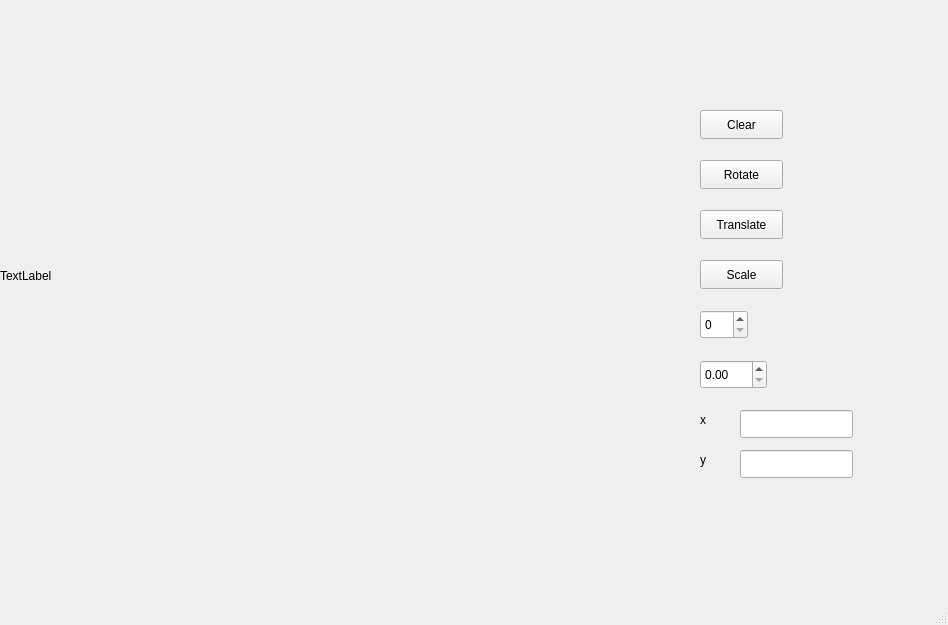
<?xml version="1.0" encoding="UTF-8"?>
<ui version="4.0">
 <class>MainWindow</class>
 <widget class="QMainWindow" name="MainWindow">
  <property name="geometry">
   <rect>
    <x>0</x>
    <y>0</y>
    <width>948</width>
    <height>625</height>
   </rect>
  </property>
  <property name="windowTitle">
   <string>MainWindow</string>
  </property>
  <widget class="QWidget" name="centralwidget">
   <widget class="QLabel" name="label">
    <property name="geometry">
     <rect>
      <x>0</x>
      <y>0</y>
      <width>571</width>
      <height>551</height>
     </rect>
    </property>
    <property name="text">
     <string>TextLabel</string>
    </property>
   </widget>
   <widget class="QPushButton" name="pushButton">
    <property name="geometry">
     <rect>
      <x>700</x>
      <y>110</y>
      <width>83</width>
      <height>29</height>
     </rect>
    </property>
    <property name="text">
     <string>Clear</string>
    </property>
   </widget>
   <widget class="QPushButton" name="pushButton_2">
    <property name="geometry">
     <rect>
      <x>700</x>
      <y>160</y>
      <width>83</width>
      <height>29</height>
     </rect>
    </property>
    <property name="text">
     <string>Rotate</string>
    </property>
   </widget>
   <widget class="QPushButton" name="pushButton_3">
    <property name="geometry">
     <rect>
      <x>700</x>
      <y>210</y>
      <width>83</width>
      <height>29</height>
     </rect>
    </property>
    <property name="text">
     <string>Translate</string>
    </property>
   </widget>
   <widget class="QPushButton" name="pushButton_4">
    <property name="geometry">
     <rect>
      <x>700</x>
      <y>260</y>
      <width>83</width>
      <height>29</height>
     </rect>
    </property>
    <property name="text">
     <string>Scale</string>
    </property>
   </widget>
   <widget class="QSpinBox" name="spinBox">
    <property name="geometry">
     <rect>
      <x>700</x>
      <y>310</y>
      <width>48</width>
      <height>29</height>
     </rect>
    </property>
   </widget>
   <widget class="QDoubleSpinBox" name="doubleSpinBox">
    <property name="geometry">
     <rect>
      <x>700</x>
      <y>360</y>
      <width>67</width>
      <height>29</height>
     </rect>
    </property>
   </widget>
   <widget class="QLineEdit" name="lineEdit">
    <property name="geometry">
     <rect>
      <x>740</x>
      <y>410</y>
      <width>113</width>
      <height>28</height>
     </rect>
    </property>
   </widget>
   <widget class="QLineEdit" name="lineEdit_2">
    <property name="geometry">
     <rect>
      <x>740</x>
      <y>450</y>
      <width>113</width>
      <height>28</height>
     </rect>
    </property>
   </widget>
   <widget class="QLabel" name="label_2">
    <property name="geometry">
     <rect>
      <x>700</x>
      <y>410</y>
      <width>63</width>
      <height>20</height>
     </rect>
    </property>
    <property name="text">
     <string>x</string>
    </property>
   </widget>
   <widget class="QLabel" name="label_3">
    <property name="geometry">
     <rect>
      <x>700</x>
      <y>450</y>
      <width>63</width>
      <height>20</height>
     </rect>
    </property>
    <property name="text">
     <string>y</string>
    </property>
   </widget>
  </widget>
  <widget class="QMenuBar" name="menubar">
   <property name="geometry">
    <rect>
     <x>0</x>
     <y>0</y>
     <width>948</width>
     <height>25</height>
    </rect>
   </property>
  </widget>
  <widget class="QStatusBar" name="statusbar"/>
 </widget>
 <resources/>
 <connections/>
</ui>
